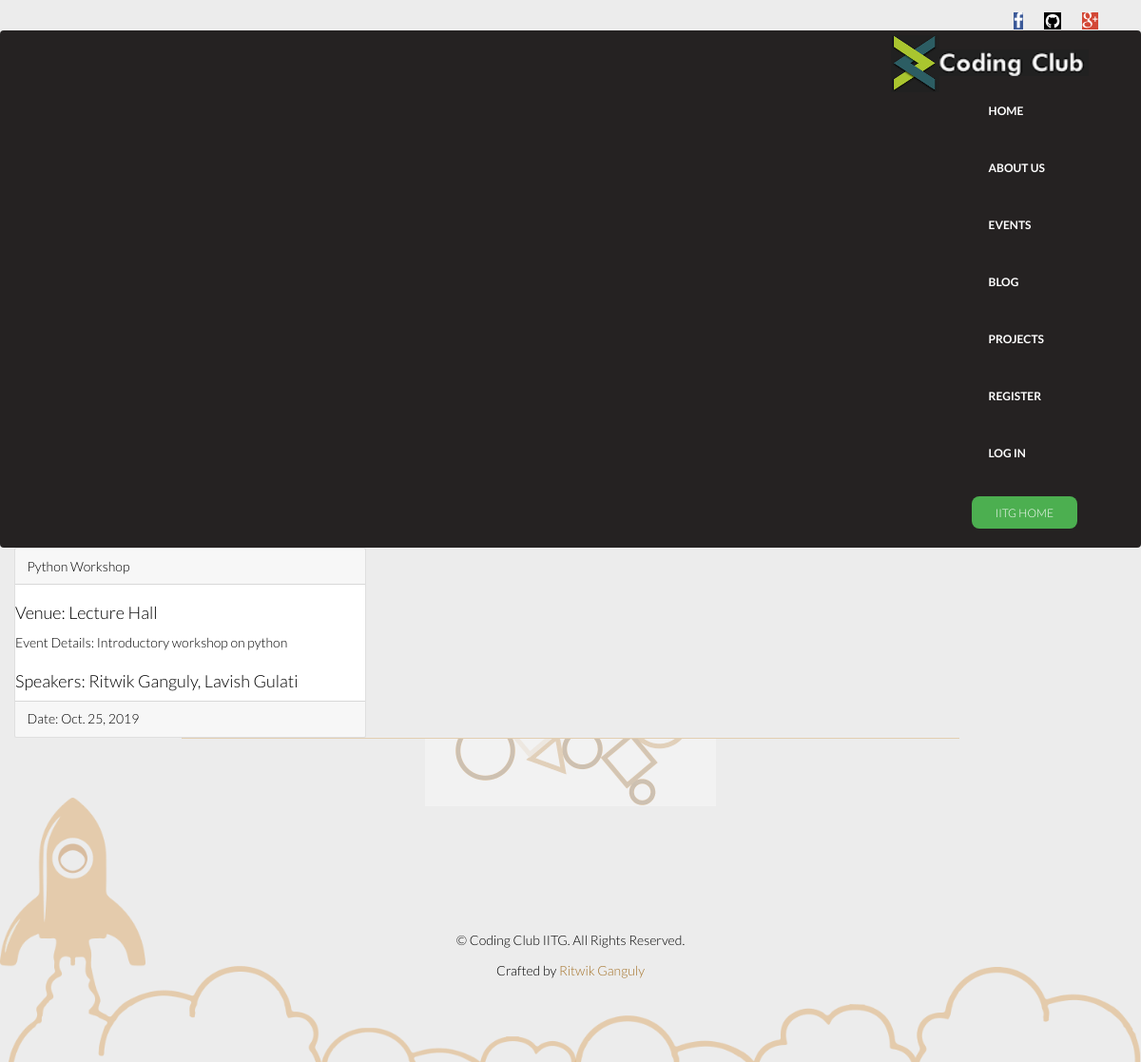
Screenshot of /events/ with the database file from the repository.
### CodingClubIITG/models.py (models this page shows)
class Event(models.Model):
    name = models.CharField(max_length=1024)
    venue = models.CharField(max_length=1024)
    speakers = models.CharField(max_length=1024)
    details = models.CharField(max_length=30000)
    date = models.DateField(default=date.today)
    img = models.FileField(upload_to='events/')

### CodingClubIITG/views.py (the view)
# urls.py: re_path('^events/$', views.events, name='events'),
def events(request):
    events=Event.objects.all()
    return render(request, 'CodingClubIITG/events.html', {'events':events})

### CodingClubIITG/templates/CodingClubIITG/events.html
{% extends "base.html" %}
{% block content %}
<div class="container-fluid">
	<div class="row">
		{% for event in events %}
		<div class="col-sm-4">
			<div class="card">
				<div class="card-header">{{ event.name }}</div>
				<div class="card-block">
					<h3>Venue: {{ event.venue }}</h3>
					<p>Event Details: {{ event.details }}</p>
					<h3>Speakers: {{ event.speakers }}</p>
				</div>
				<div class="card-footer">Date: {{ event.date }}</div>
			</div>
		</div>
		{% endfor %}
	</div>
</div>
{% endblock %}

### CodingClubIITG/static/CodingClubIITG/css/style1.css (style rules this page uses)
body { font-family: 'Source Sans Pro', sans-serif; line-height: 1.5; color: #323232; font-size: 15px; font-weight: 400; text-rendering: optimizeLegibility; -webkit-font-smoothing: antialiased; -moz-font-smoothing: antialiased; }

### CodingClubIITG/static/CodingClubIITG/css/main.css (style rules this page uses)
body { background: rgba(0,0,0,.075); font-family: 'Lato', sans-serif; font-weight: 300; font-size: 14px; line-height: 22px; color: #000; }
html { height: 100%; }
h1, h2, h3, h4, h5, h6 { font-family: 'Lato', sans-serif; font-weight: 300; }
h3 { font-size: 18px; }

### rows the page displays
Event: name "Python Workshop", venue "Lecture Hall", details "Introductory workshop on python", speakers "Ritwik Ganguly, Lavish Gulati", date "Oct. 25, 2019"
